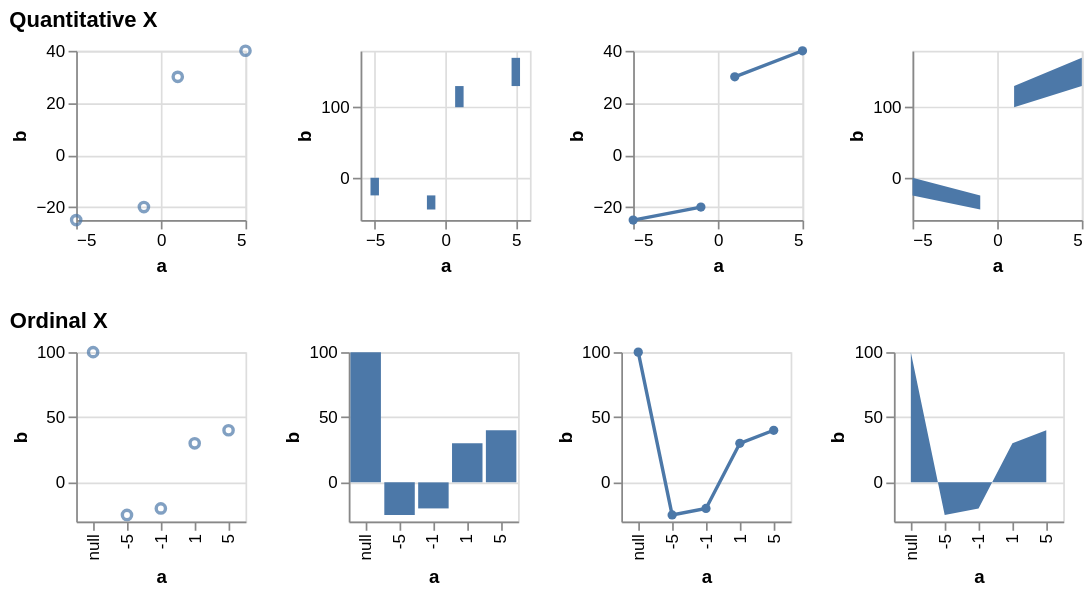

Source (Vega-Lite JSON):
### Vega specification from a JSON file in a GitHub repository (floating-point values rounded to 4 significant figures)
{"$schema": "https://vega.github.io/schema/vega/v6.json", "description": "Testing invalid", "background": "white", "padding": 5, "data": [{"name": "source_0", "values": [{"a": null, "b": 100}, {"a": -10, "b": null}, {"a": -5, "b": -25}, {"a": -1, "b": -20}, {"a": 0, "b": null}, {"a": 1, "b": 30}, {"a": 5, "b": 40}, {"a": 10, "b": null}]}, {"name": "data_0", "source": "source_0", "transform": [{"type": "formula", "expr": "toNumber(datum[\"a\"])", "as": "a"}]}, {"name": "data_2", "source": "data_0", "transform": [{"type": "filter", "expr": "isValid(datum[\"a\"]) && isFinite(+datum[\"a\"]) && isValid(datum[\"b\"]) && isFinite(+datum[\"b\"])"}]}, {"name": "data_3", "source": "data_0", "transform": [{"type": "stack", "groupby": [], "field": "b", "sort": {"field": [], "order": []}, "as": ["b_start", "b_end"], "offset": "zero"}, {"type": "filter", "expr": "isValid(datum[\"a\"]) && isFinite(+datum[\"a\"]) && isValid(datum[\"b\"]) && isFinite(+datum[\"b\"])"}]}, {"name": "data_4", "source": "data_0", "transform": [{"type": "stack", "groupby": [], "field": "b", "sort": {"field": [], "order": []}, "as": ["b_start", "b_end"], "offset": "zero"}]}, {"name": "data_5", "source": "data_4", "transform": [{"type": "filter", "expr": "isValid(datum[\"a\"]) && isFinite(+datum[\"a\"]) && isValid(datum[\"b\"]) && isFinite(+datum[\"b\"])"}]}, {"name": "data_6", "source": "data_0", "transform": [{"type": "filter", "expr": "isValid(datum[\"b\"]) && isFinite(+datum[\"b\"])"}]}, {"name": "data_7", "source": "data_0", "transform": [{"type": "stack", "groupby": ["a"], "field": "b", "sort": {"field": [], "order": []}, "as": ["b_start", "b_end"], "offset": "zero"}, {"type": "filter", "expr": "isValid(datum[\"b\"]) && isFinite(+datum[\"b\"])"}]}, {"name": "data_8", "source": "data_0", "transform": [{"type": "impute", "field": "b", "groupby": [], "key": "a", "method": "value", "value": 0}, {"type": "stack", "groupby": ["a"], "field": "b", "sort": {"field": [], "order": []}, "as": ["b_start", "b_end"], "offset": "zero"}]}, {"name": "data_9", "source": "data_8", "transform": [{"type": "filter", "expr": "isValid(datum[\"b\"]) && isFinite(+datum[\"b\"])"}]}], "signals": [{"name": "childHeight", "value": 100}, {"name": "concat_0_childWidth", "value": 100}, {"name": "concat_1_childWidth", "value": 100}], "layout": {"padding": 20, "columns": 1, "bounds": "full", "align": "each"}, "marks": [{"type": "group", "name": "concat_0_group", "title": {"text": "Quantitative X", "anchor": "start"}, "layout": {"padding": 20, "bounds": "full", "align": "each"}, "marks": [{"type": "group", "name": "concat_0_concat_0_group", "style": "cell", "encode": {"update": {"width": {"signal": "concat_0_childWidth"}, "height": {"signal": "childHeight"}}}, "marks": [{"name": "concat_0_concat_0_marks", "type": "symbol", "style": ["point"], "from": {"data": "data_2"}, "encode": {"update": {"opacity": {"value": 0.7}, "fill": {"value": "transparent"}, "stroke": {"value": "#4c78a8"}, "tooltip": {"signal": "{\"a\": format(datum[\"a\"], \"\"), \"b\": format(datum[\"b\"], \"\")}"}, "ariaRoleDescription": {"value": "point"}, "description": {"signal": "\"a: \" + (format(datum[\"a\"], \"\")) + \"; b: \" + (format(datum[\"b\"], \"\"))"}, "x": {"scale": "concat_0_concat_0_x", "field": "a"}, "y": {"scale": "concat_0_concat_0_y", "field": "b"}}}}], "axes": [{"scale": "concat_0_concat_0_x", "orient": "bottom", "gridScale": "concat_0_concat_0_y", "grid": true, "tickCount": {"signal": "ceil(concat_0_childWidth/40)"}, "domain": false, "labels": false, "aria": false, "maxExtent": 0, "minExtent": 0, "ticks": false, "zindex": 0}, {"scale": "concat_0_concat_0_y", "orient": "left", "gridScale": "concat_0_concat_0_x", "grid": true, "tickCount": {"signal": "ceil(childHeight/40)"}, "domain": false, "labels": false, "aria": false, "maxExtent": 0, "minExtent": 0, "ticks": false, "zindex": 0}, {"scale": "concat_0_concat_0_x", "orient": "bottom", "grid": false, "title": "a", "labelFlush": true, "labelOverlap": true, "tickCount": {"signal": "ceil(concat_0_childWidth/40)"}, "zindex": 0}, {"scale": "concat_0_concat_0_y", "orient": "left", "grid": false, "title": "b", "labelOverlap": true, "tickCount": {"signal": "ceil(childHeight/40)"}, "zindex": 0}]}, {"type": "group", "name": "concat_0_concat_1_group", "style": "cell", "encode": {"update": {"width": {"signal": "concat_0_childWidth"}, "height": {"signal": "childHeight"}}}, "marks": [{"name": "concat_0_concat_1_marks", "type": "rect", "style": ["bar"], "from": {"data": "data_3"}, "encode": {"update": {"fill": {"value": "#4c78a8"}, "tooltip": {"signal": "{\"a\": format(datum[\"a\"], \"\"), \"b\": format(datum[\"b\"], \"\")}"}, "ariaRoleDescription": {"value": "bar"}, "description": {"signal": "\"a: \" + (format(datum[\"a\"], \"\")) + \"; b: \" + (format(datum[\"b\"], \"\"))"}, "xc": {"scale": "concat_0_concat_1_x", "field": "a"}, "width": {"value": 5}, "y": {"scale": "concat_0_concat_1_y", "field": "b_end"}, "y2": {"scale": "concat_0_concat_1_y", "field": "b_start"}}}}], "axes": [{"scale": "concat_0_concat_1_x", "orient": "bottom", "gridScale": "concat_0_concat_1_y", "grid": true, "tickCount": {"signal": "ceil(concat_0_childWidth/40)"}, "domain": false, "labels": false, "aria": false, "maxExtent": 0, "minExtent": 0, "ticks": false, "zindex": 0}, {"scale": "concat_0_concat_1_y", "orient": "left", "gridScale": "concat_0_concat_1_x", "grid": true, "tickCount": {"signal": "ceil(childHeight/40)"}, "domain": false, "labels": false, "aria": false, "maxExtent": 0, "minExtent": 0, "ticks": false, "zindex": 0}, {"scale": "concat_0_concat_1_x", "orient": "bottom", "grid": false, "title": "a", "labelFlush": true, "labelOverlap": true, "tickCount": {"signal": "ceil(concat_0_childWidth/40)"}, "zindex": 0}, {"scale": "concat_0_concat_1_y", "orient": "left", "grid": false, "title": "b", "labelOverlap": true, "tickCount": {"signal": "ceil(childHeight/40)"}, "zindex": 0}]}, {"type": "group", "name": "concat_0_concat_2_group", "style": "cell", "encode": {"update": {"width": {"signal": "concat_0_childWidth"}, "height": {"signal": "childHeight"}}}, "marks": [{"name": "concat_0_concat_2_layer_0_marks", "type": "line", "style": ["line"], "sort": {"field": "x"}, "from": {"data": "data_0"}, "encode": {"update": {"stroke": {"value": "#4c78a8"}, "tooltip": {"signal": "{\"a\": format(datum[\"a\"], \"\"), \"b\": format(datum[\"b\"], \"\")}"}, "description": {"signal": "\"a: \" + (format(datum[\"a\"], \"\")) + \"; b: \" + (format(datum[\"b\"], \"\"))"}, "x": {"scale": "concat_0_concat_2_x", "field": "a"}, "y": {"scale": "concat_0_concat_2_y", "field": "b"}, "defined": {"signal": "isValid(datum[\"a\"]) && isFinite(+datum[\"a\"]) && isValid(datum[\"b\"]) && isFinite(+datum[\"b\"])"}}}}, {"name": "concat_0_concat_2_layer_1_marks", "type": "symbol", "style": ["point"], "from": {"data": "data_2"}, "encode": {"update": {"opacity": {"value": 1}, "fill": {"value": "#4c78a8"}, "tooltip": {"signal": "{\"a\": format(datum[\"a\"], \"\"), \"b\": format(datum[\"b\"], \"\")}"}, "ariaRoleDescription": {"value": "point"}, "description": {"signal": "\"a: \" + (format(datum[\"a\"], \"\")) + \"; b: \" + (format(datum[\"b\"], \"\"))"}, "x": {"scale": "concat_0_concat_2_x", "field": "a"}, "y": {"scale": "concat_0_concat_2_y", "field": "b"}}}}], "axes": [{"scale": "concat_0_concat_2_x", "orient": "bottom", "gridScale": "concat_0_concat_2_y", "grid": true, "tickCount": {"signal": "ceil(concat_0_childWidth/40)"}, "domain": false, "labels": false, "aria": false, "maxExtent": 0, "minExtent": 0, "ticks": false, "zindex": 0}, {"scale": "concat_0_concat_2_y", "orient": "left", "gridScale": "concat_0_concat_2_x", "grid": true, "tickCount": {"signal": "ceil(childHeight/40)"}, "domain": false, "labels": false, "aria": false, "maxExtent": 0, "minExtent": 0, "ticks": false, "zindex": 0}, {"scale": "concat_0_concat_2_x", "orient": "bottom", "grid": false, "title": "a", "labelFlush": true, "labelOverlap": true, "tickCount": {"signal": "ceil(concat_0_childWidth/40)"}, "zindex": 0}, {"scale": "concat_0_concat_2_y", "orient": "left", "grid": false, "title": "b", "labelOverlap": true, "tickCount": {"signal": "ceil(childHeight/40)"}, "zindex": 0}]}, {"type": "group", "name": "concat_0_concat_3_group", "style": "cell", "encode": {"update": {"width": {"signal": "concat_0_childWidth"}, "height": {"signal": "childHeight"}}}, "marks": [{"name": "concat_0_concat_3_marks", "type": "area", "style": ["area"], "sort": {"field": "x"}, "from": {"data": "data_4"}, "encode": {"update": {"orient": {"value": "vertical"}, "fill": {"value": "#4c78a8"}, "tooltip": {"signal": "{\"a\": format(datum[\"a\"], \"\"), \"b\": format(datum[\"b\"], \"\")}"}, "description": {"signal": "\"a: \" + (format(datum[\"a\"], \"\")) + \"; b: \" + (format(datum[\"b\"], \"\"))"}, "x": {"scale": "concat_0_concat_3_x", "field": "a"}, "y": {"scale": "concat_0_concat_3_y", "field": "b_end"}, "y2": {"scale": "concat_0_concat_3_y", "field": "b_start"}, "defined": {"signal": "isValid(datum[\"a\"]) && isFinite(+datum[\"a\"]) && isValid(datum[\"b\"]) && isFinite(+datum[\"b\"])"}}}}], "axes": [{"scale": "concat_0_concat_3_x", "orient": "bottom", "gridScale": "concat_0_concat_3_y", "grid": true, "tickCount": {"signal": "ceil(concat_0_childWidth/40)"}, "domain": false, "labels": false, "aria": false, "maxExtent": 0, "minExtent": 0, "ticks": false, "zindex": 0}, {"scale": "concat_0_concat_3_y", "orient": "left", "gridScale": "concat_0_concat_3_x", "grid": true, "tickCount": {"signal": "ceil(childHeight/40)"}, "domain": false, "labels": false, "aria": false, "maxExtent": 0, "minExtent": 0, "ticks": false, "zindex": 0}, {"scale": "concat_0_concat_3_x", "orient": "bottom", "grid": false, "title": "a", "labelFlush": true, "labelOverlap": true, "tickCount": {"signal": "ceil(concat_0_childWidth/40)"}, "zindex": 0}, {"scale": "concat_0_concat_3_y", "orient": "left", "grid": false, "title": "b", "labelOverlap": true, "tickCount": {"signal": "ceil(childHeight/40)"}, "zindex": 0}]}]}, {"type": "group", "name": "concat_1_group", "title": {"text": "Ordinal X", "anchor": "start"}, "layout": {"padding": 20, "bounds": "full", "align": "each"}, "marks": [{"type": "group", "name": "concat_1_concat_0_group", "style": "cell", "encode": {"update": {"width": {"signal": "concat_1_childWidth"}, "height": {"signal": "childHeight"}}}, "marks": [{"name": "concat_1_concat_0_marks", "type": "symbol", "style": ["point"], "from": {"data": "data_6"}, "encode": {"update": {"opacity": {"value": 0.7}, "fill": {"value": "transparent"}, "stroke": {"value": "#4c78a8"}, "tooltip": {"signal": "{\"a\": isValid(datum[\"a\"]) ? datum[\"a\"] : \"\"+datum[\"a\"], \"b\": format(datum[\"b\"], \"\")}"}, "ariaRoleDescription": {"value": "point"}, "description": {"signal": "\"a: \" + (isValid(datum[\"a\"]) ? datum[\"a\"] : \"\"+datum[\"a\"]) + \"; b: \" + (format(datum[\"b\"], \"\"))"}, "x": {"scale": "concat_1_concat_0_x", "field": "a"}, "y": {"scale": "concat_1_concat_0_y", "field": "b"}}}}], "axes": [{"scale": "concat_1_concat_0_y", "orient": "left", "gridScale": "concat_1_concat_0_x", "grid": true, "tickCount": {"signal": "ceil(childHeight/40)"}, "domain": false, "labels": false, "aria": false, "maxExtent": 0, "minExtent": 0, "ticks": false, "zindex": 0}, {"scale": "concat_1_concat_0_x", "orient": "bottom", "grid": false, "title": "a", "labelAlign": "right", "labelAngle": 270, "labelBaseline": "middle", "zindex": 0}, {"scale": "concat_1_concat_0_y", "orient": "left", "grid": false, "title": "b", "labelOverlap": true, "tickCount": {"signal": "ceil(childHeight/40)"}, "zindex": 0}]}, {"type": "group", "name": "concat_1_concat_1_group", "style": "cell", "encode": {"update": {"width": {"signal": "concat_1_childWidth"}, "height": {"signal": "childHeight"}}}, "marks": [{"name": "concat_1_concat_1_marks", "type": "rect", "style": ["bar"], "from": {"data": "data_7"}, "encode": {"update": {"fill": {"value": "#4c78a8"}, "tooltip": {"signal": "{\"a\": isValid(datum[\"a\"]) ? datum[\"a\"] : \"\"+datum[\"a\"], \"b\": format(datum[\"b\"], \"\")}"}, "ariaRoleDescription": {"value": "bar"}, "description": {"signal": "\"a: \" + (isValid(datum[\"a\"]) ? datum[\"a\"] : \"\"+datum[\"a\"]) + \"; b: \" + (format(datum[\"b\"], \"\"))"}, "x": {"scale": "concat_1_concat_1_x", "field": "a"}, "width": {"signal": "max(0.25, bandwidth('concat_1_concat_1_x'))"}, "y": {"scale": "concat_1_concat_1_y", "field": "b_end"}, "y2": {"scale": "concat_1_concat_1_y", "field": "b_start"}}}}], "axes": [{"scale": "concat_1_concat_1_y", "orient": "left", "gridScale": "concat_1_concat_1_x", "grid": true, "tickCount": {"signal": "ceil(childHeight/40)"}, "domain": false, "labels": false, "aria": false, "maxExtent": 0, "minExtent": 0, "ticks": false, "zindex": 0}, {"scale": "concat_1_concat_1_x", "orient": "bottom", "grid": false, "title": "a", "labelAlign": "right", "labelAngle": 270, "labelBaseline": "middle", "zindex": 0}, {"scale": "concat_1_concat_1_y", "orient": "left", "grid": false, "title": "b", "labelOverlap": true, "tickCount": {"signal": "ceil(childHeight/40)"}, "zindex": 0}]}, {"type": "group", "name": "concat_1_concat_2_group", "style": "cell", "encode": {"update": {"width": {"signal": "concat_1_childWidth"}, "height": {"signal": "childHeight"}}}, "marks": [{"name": "concat_1_concat_2_layer_0_marks", "type": "line", "style": ["line"], "sort": {"field": "x"}, "from": {"data": "data_0"}, "encode": {"update": {"stroke": {"value": "#4c78a8"}, "tooltip": {"signal": "{\"a\": isValid(datum[\"a\"]) ? datum[\"a\"] : \"\"+datum[\"a\"], \"b\": format(datum[\"b\"], \"\")}"}, "description": {"signal": "\"a: \" + (isValid(datum[\"a\"]) ? datum[\"a\"] : \"\"+datum[\"a\"]) + \"; b: \" + (format(datum[\"b\"], \"\"))"}, "x": {"scale": "concat_1_concat_2_x", "field": "a"}, "y": {"scale": "concat_1_concat_2_y", "field": "b"}, "defined": {"signal": "isValid(datum[\"b\"]) && isFinite(+datum[\"b\"])"}}}}, {"name": "concat_1_concat_2_layer_1_marks", "type": "symbol", "style": ["point"], "from": {"data": "data_6"}, "encode": {"update": {"opacity": {"value": 1}, "fill": {"value": "#4c78a8"}, "tooltip": {"signal": "{\"a\": isValid(datum[\"a\"]) ? datum[\"a\"] : \"\"+datum[\"a\"], \"b\": format(datum[\"b\"], \"\")}"}, "ariaRoleDescription": {"value": "point"}, "description": {"signal": "\"a: \" + (isValid(datum[\"a\"]) ? datum[\"a\"] : \"\"+datum[\"a\"]) + \"; b: \" + (format(datum[\"b\"], \"\"))"}, "x": {"scale": "concat_1_concat_2_x", "field": "a"}, "y": {"scale": "concat_1_concat_2_y", "field": "b"}}}}], "axes": [{"scale": "concat_1_concat_2_y", "orient": "left", "gridScale": "concat_1_concat_2_x", "grid": true, "tickCount": {"signal": "ceil(childHeight/40)"}, "domain": false, "labels": false, "aria": false, "maxExtent": 0, "minExtent": 0, "ticks": false, "zindex": 0}, {"scale": "concat_1_concat_2_x", "orient": "bottom", "grid": false, "title": "a", "labelAlign": "right", "labelAngle": 270, "labelBaseline": "middle", "zindex": 0}, {"scale": "concat_1_concat_2_y", "orient": "left", "grid": false, "title": "b", "labelOverlap": true, "tickCount": {"signal": "ceil(childHeight/40)"}, "zindex": 0}]}, {"type": "group", "name": "concat_1_concat_3_group", "style": "cell", "encode": {"update": {"width": {"signal": "concat_1_childWidth"}, "height": {"signal": "childHeight"}}}, "marks": [{"name": "concat_1_concat_3_marks", "type": "area", "style": ["area"], "sort": {"field": "x"}, "from": {"data": "data_8"}, "encode": {"update": {"orient": {"value": "vertical"}, "fill": {"value": "#4c78a8"}, "tooltip": {"signal": "{\"a\": isValid(datum[\"a\"]) ? datum[\"a\"] : \"\"+datum[\"a\"], \"b\": format(datum[\"b\"], \"\")}"}, "description": {"signal": "\"a: \" + (isValid(datum[\"a\"]) ? datum[\"a\"] : \"\"+datum[\"a\"]) + \"; b: \" + (format(datum[\"b\"], \"\"))"}, "x": {"scale": "concat_1_concat_3_x", "field": "a"}, "y": {"scale": "concat_1_concat_3_y", "field": "b_end"}, "y2": {"scale": "concat_1_concat_3_y", "field": "b_start"}, "defined": {"signal": "isValid(datum[\"b\"]) && isFinite(+datum[\"b\"])"}}}}], "axes": [{"scale": "concat_1_concat_3_y", "orient": "left", "gridScale": "concat_1_concat_3_x", "grid": true, "tickCount": {"signal": "ceil(childHeight/40)"}, "domain": false, "labels": false, "aria": false, "maxExtent": 0, "minExtent": 0, "ticks": false, "zindex": 0}, {"scale": "concat_1_concat_3_x", "orient": "bottom", "grid": false, "title": "a", "labelAlign": "right", "labelAngle": 270, "labelBaseline": "middle", "zindex": 0}, {"scale": "concat_1_concat_3_y", "orient": "left", "grid": false, "title": "b", "labelOverlap": true, "tickCount": {"signal": "ceil(childHeight/40)"}, "zindex": 0}]}]}], "scales": [{"name": "concat_0_concat_0_x", "type": "linear", "domain": {"data": "data_2", "field": "a"}, "range": [0, {"signal": "concat_0_childWidth"}], "nice": true, "zero": true}, {"name": "concat_0_concat_0_y", "type": "linear", "domain": {"data": "data_2", "field": "b"}, "range": [{"signal": "childHeight"}, 0], "nice": true, "zero": true}, {"name": "concat_0_concat_1_x", "type": "linear", "domain": {"data": "data_3", "field": "a"}, "range": [0, {"signal": "concat_0_childWidth"}], "nice": true, "zero": false, "padding": 5}, {"name": "concat_0_concat_1_y", "type": "linear", "domain": {"data": "data_3", "fields": ["b_start", "b_end"]}, "range": [{"signal": "childHeight"}, 0], "nice": true, "zero": true}, {"name": "concat_0_concat_2_x", "type": "linear", "domain": {"data": "data_2", "field": "a"}, "range": [0, {"signal": "concat_0_childWidth"}], "nice": true, "zero": false}, {"name": "concat_0_concat_2_y", "type": "linear", "domain": {"data": "data_2", "field": "b"}, "range": [{"signal": "childHeight"}, 0], "nice": true, "zero": true}, {"name": "concat_0_concat_3_x", "type": "linear", "domain": {"data": "data_5", "field": "a"}, "range": [0, {"signal": "concat_0_childWidth"}], "nice": true, "zero": false}, {"name": "concat_0_concat_3_y", "type": "linear", "domain": {"data": "data_5", "fields": ["b_start", "b_end"]}, "range": [{"signal": "childHeight"}, 0], "nice": true, "zero": true}, {"name": "concat_1_concat_0_x", "type": "point", "domain": {"data": "data_6", "field": "a", "sort": true}, "range": [0, {"signal": "concat_1_childWidth"}], "padding": 0.5}, {"name": "concat_1_concat_0_y", "type": "linear", "domain": {"data": "data_6", "field": "b"}, "range": [{"signal": "childHeight"}, 0], "nice": true, "zero": true}, {"name": "concat_1_concat_1_x", "type": "band", "domain": {"data": "data_7", "field": "a", "sort": true}, "range": [0, {"signal": "concat_1_childWidth"}], "paddingInner": 0.1, "paddingOuter": 0.05}, {"name": "concat_1_concat_1_y", "type": "linear", "domain": {"data": "data_7", "fields": ["b_start", "b_end"]}, "range": [{"signal": "childHeight"}, 0], "nice": true, "zero": true}, {"name": "concat_1_concat_2_x", "type": "point", "domain": {"data": "data_6", "field": "a", "sort": true}, "range": [0, {"signal": "concat_1_childWidth"}], "padding": 0.5}, {"name": "concat_1_concat_2_y", "type": "linear", "domain": {"data": "data_6", "field": "b"}, "range": [{"signal": "childHeight"}, 0], "nice": true, "zero": true}, {"name": "concat_1_concat_3_x", "type": "point", "domain": {"data": "data_9", "field": "a", "sort": true}, "range": [0, {"signal": "concat_1_childWidth"}], "padding": 0.5}, {"name": "concat_1_concat_3_y", "type": "linear", "domain": {"data": "data_9", "fields": ["b_start", "b_end"]}, "range": [{"signal": "childHeight"}, 0], "nice": true, "zero": true}], "config": {"mark": {"tooltip": true}}}
